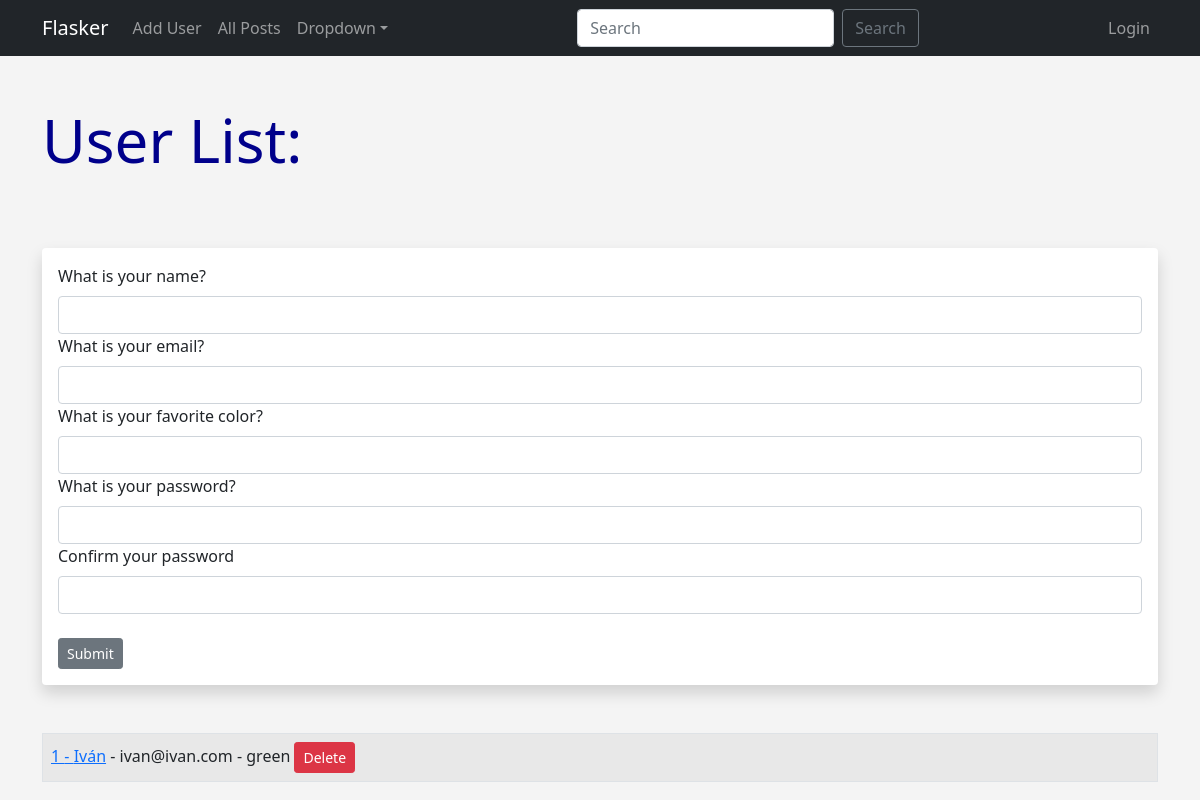
The page /user/add on the database as committed earlier.
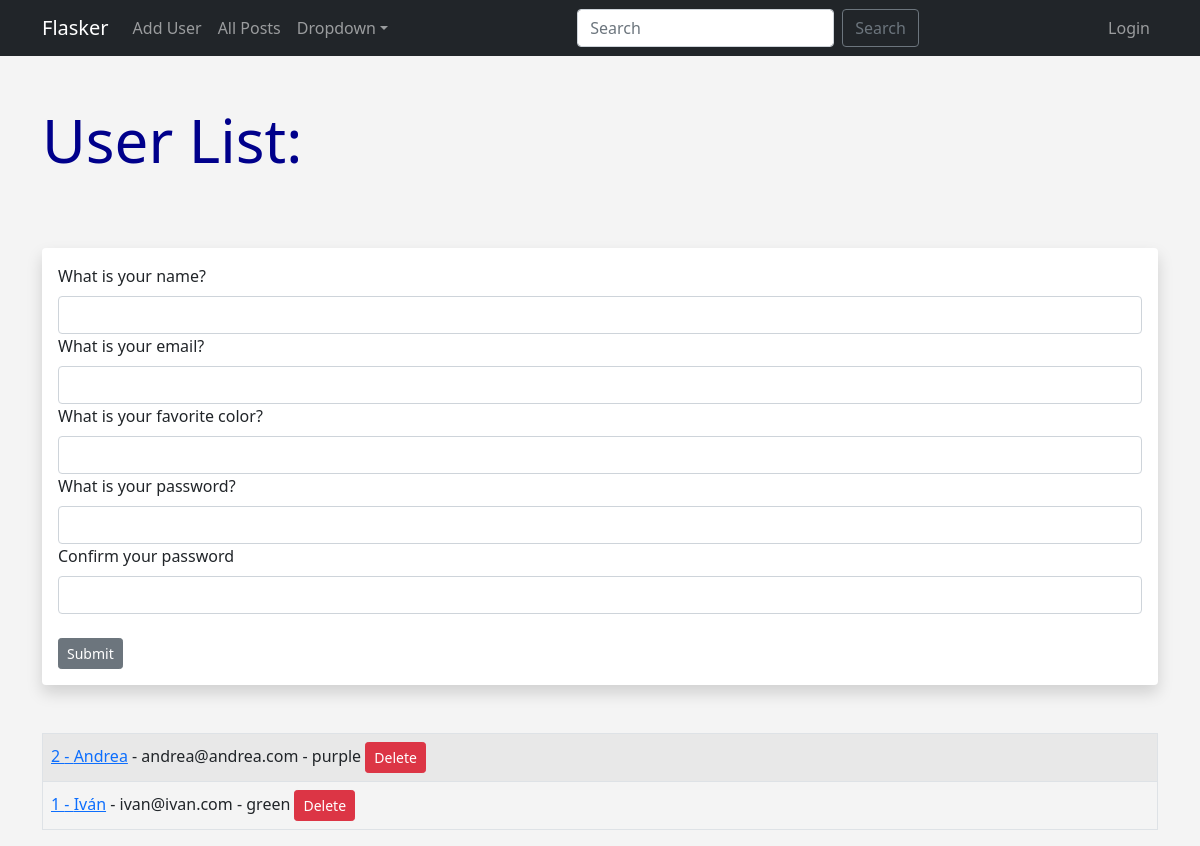
The same page on the database as committed later.
### app.py (models this page shows, shortened)
class Users(db.Model, UserMixin):
    id = db.Column(db.Integer, primary_key=True)
    name = db.Column(db.String(50), nullable=False)
    email = db.Column(db.String(50), nullable=False, unique=True)
    favorite_color = db.Column(db.String(50))
    date_added = db.Column(db.DateTime, default=datetime.utcnow)
    password_hash = db.Column(db.String(128))
    posts = db.relationship('Posts', backref='post_author', lazy=True)
    @property
    def password(self):
        raise AttributeError('Password is not a readable attribute')

### app.py (the view, shortened to what this page needs)
@app.route('/user/add', methods=['GET', 'POST'])
def add_user():
    name = None
    form = UserForm()
    all_users = Users.query.order_by(Users.date_added.desc()).all()
    return render_template('add_user.html',
                           name=name,
                           form=form,
                           all_users=all_users)

### webforms.py
class UserForm(FlaskForm):
    name = StringField('What is your name?', validators=[DataRequired()])
    email = StringField('What is your email?',
                        validators=[Email(), DataRequired()])
    favorite_color = StringField('What is your favorite color?')
    password_hash = PasswordField('What is your password?',
                                  validators=[
                                      DataRequired(),
                                      EqualTo('password_hash2',
                                              message='Passwords must match')
                                  ])
    password_hash2 = PasswordField('Confirm your password',
                                   validators=[DataRequired()])
    submit = SubmitField('Submit')

### templates/add_user.html (shortened to what this page needs)
{% extends 'base.html' %}
{% block content %}
{% if name %}
<h1 class="my-5">Hello {{ name }}!</h1>
<table class="table table-hover table-bordered table-striped">
    <tr>
        {% for user in all_users %}
        <td>
            <a href="{{ url_for('update_user', id=user.id) }}">{{ user.name }}</a> - {{ user.email }} -
            {{ user.favorite_color }}
        </td>
    </tr>
    {% endfor %}
</table>
{% else %}
<h1 class="my-5">User List:</h1>
<br>
<div class="shadow p-3 mb-5 bg-body rounded">
    <form method="post">
        {{ form.name.label(class='form-label') }}
        {{ form.name(class='form-control') }}
        {{ form.email.label(class='form-label') }}
        {{ form.email(class='form-control') }}
        {{ form.favorite_color.label(class='form-label') }}
        {{ form.favorite_color(class='form-control') }}
        {{ form.password_hash.label(class='form-label') }}
        {{ form.password_hash(class='form-control') }}
        {{ form.password_hash2.label(class='form-label') }}
        {{ form.password_hash2(class='form-control') }}
        <br>
        {{ form.submit(class='btn btn-secondary btn-sm') }}
    </form>
</div>
<table class="table table-hover table-bordered table-striped">
    <tr>
        {% for user in all_users %}
        <td>
            <a href="{{ url_for('update_user', id=user.id ) }}">{{ user.id }} - {{ user.name }}</a> - {{ user.email }} -
            {{ user.favorite_color }} <a href="{{ url_for('confirmation_delete', id=user.id) }}"
                class="btn btn-danger btn-sm">Delete</a>
        </td>
    </tr>
    {% endfor %}
</table>
{% endif %}
{% endblock content %}

### templates/base.html (shortened to what this page needs)
<!doctype html>
<html lang="en">
<head>
    <link href="https://cdn.jsdelivr.net/npm/bootstrap@5.1.3/dist/css/bootstrap.min.css" rel="stylesheet"
>
    <link rel="stylesheet" href="{{ url_for('static', filename='css/style.css') }}">
</head>
<body>
    <nav class="navbar navbar-expand-md navbar-dark bg-dark">
        <div class="container">
            <a class="navbar-brand" href="{{ url_for('index') }}">Flasker</a>
            <div class="collapse navbar-collapse" id="collapsibleNavId">
                <ul class="navbar-nav me-auto mt-2 mt-lg-0">
                    {% if not current_user.is_authenticated %}
                    <li class="nav-item">
                        <a class="nav-link" href="{{ url_for('add_user') }}">Add User</a>
                    </li>
                    {% endif %}
                    <li class="nav-item">
                        <a class="nav-link" href="{{ url_for('all_posts') }}">All Posts</a>
                    </li>
                    <li class="nav-item dropdown">
                        <a class="nav-link dropdown-toggle" href="#" id="dropdownId" data-bs-toggle="dropdown"
                            aria-haspopup="true" aria-expanded="false">Dropdown</a>
                    </li>
                </ul>
                <form class="d-flex my-2 my-lg-0">
                    <input class="form-control me-sm-2" type="text" placeholder="Search">
                    <button class="btn btn-outline-secondary my-2 my-sm-0" type="submit">Search</button>
                </form>
                <ul class="navbar-nav ms-auto mt-2 mt-lg-0">
                    {% if not current_user.is_authenticated %}
                    <li class="nav-item">
                        <a class="nav-link" href="{{ url_for('login') }}">Login</a>
                    </li>
                    {% else %}
                    <li class="nav-item">
                        <a class="nav-link" href="{{ url_for('logout') }}">Logout</a>
                    </li>
                    {% endif %}
                </ul>
            </div>
        </div>
    </nav>
    <div class="container">
        {% block content %}
        {% endblock content %}
    </div>
</body>
</html>

### static/css/style.css (style rules this page uses)
h1 { color: darkblue; font-size: 60px; }
body { background-color: #f4f4f4; }

Rows that differ between the two databases and show on the page:
added Users: id "2", name "Andrea", email "andrea@andrea.com", favorite_color "purple"
